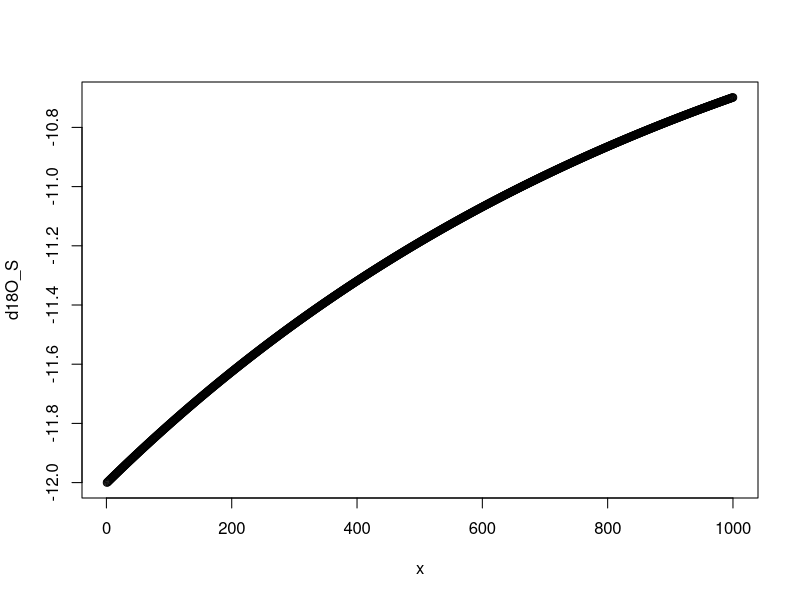

Recreate this plot in R.
rm(list=ls())

height <- 10 # m
distance <- 1000 # m
dHdL_ratio <- height/distance # topographic gradient
K <- 900/86400 # m/s, hydraulic conductivity, 900 m/day
v <- K*dHdL_ratio # m/s, flow velocity
dx <- 1 # m, distance step
dt <- dx/v # s, time step
PET <- 112/1000 # m, potential ET
AETPET_ratio <- 0.6 # actual ET/potential ET ratio
ET <- PET*AETPET_ratio/(2.592e+6) # m/s, actual ET
S <- 0.81*30*10/1000 # m, thickness of surface water, wet bulk density 0.9 g/cm3, 90%, 30 cm
ET_S_ratio <- ET/S # /s, turnover timescale
f <- 1-ET_S_ratio*dt # residual liquid fraction
nd <- 1/f-1 # Damkohler number
tet <- 0.75 # transpiration fraction
rh <- 0.85 # relative humidity
d18O_G <- -12 # permil, groundwater
d2H_G <- 8*d18O_G+10 # permil, groundwater
d18O_S0 <- -12 # permil, initial surface water
d2H_S0 <- 8*d18O_S0+10 # permil, initial surface water
a18_e_vl <- function(temp){
  1/exp(1137/temp^2-0.4156/temp-0.00207)
}
a2_e_vl <- function(temp){
  1/exp(24844/temp^2-76.248/temp+0.05261)
}
a18 <- a18_e_vl(273.15+18) # 18 degree C, temperature
a2 <- a2_e_vl(273.15+18) # 18 degree C, temperature
k18 <- 0.9723^0.5 # wet soil, aerodynamic exponent
k2 <- 0.9755^0.5 # wet soil, aerodynamic exponent
smow18 <- 0.0020052
smow2 <- 155.76*10^(-6)
rayleigh_ET <- function(nd,t,h,delta_initial,alpha,k,smow){ # isotopic composition of ET flux, see Xia and Winnick, 2021
  frac <-  1/(1/nd+1)
  r_initial <- (delta_initial/1000+1)*smow
  ae <- ((1-t)*((alpha*k*r_initial)/(1-h+(1-t)*k*h))+t*r_initial*(1/(1+(1-t)*k*(h/(1-h)))))/r_initial
  delta_ET <- ((delta_initial+1000)*(1-frac)^ae-1000*(1-frac)-delta_initial)/(1-frac-1)*(1-t)+delta_initial*t
  return(c((delta_initial-frac*delta_ET)/(1-frac),delta_ET))
}
d18O_S <- d18O_S0 # surface water vector
d2H_S <- d2H_S0 # surface water vector
x <- seq(1,distance,dx) # distance vector
for (i in 1:(length(x)-1)){
  d18O_S[i+1] <- d18O_S[i]+dx*ET_S_ratio/v*(d18O_G-rayleigh_ET(nd,tet,rh,d18O_S[i],a18,k18,smow18)[2])
  d2H_S[i+1] <- d2H_S[i]+dx*ET_S_ratio/v*(d2H_G-rayleigh_ET(nd,tet,rh,d2H_S[i],a2,k2,smow2)[2])
}

plot(x,d18O_S)